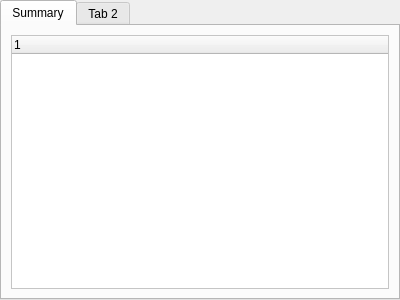
<?xml version="1.0" encoding="UTF-8"?>
<ui version="4.0">
 <class>wRI_Project</class>
 <widget class="QDialog" name="wRI_Project">
  <property name="geometry">
   <rect>
    <x>0</x>
    <y>0</y>
    <width>400</width>
    <height>300</height>
   </rect>
  </property>
  <property name="windowTitle">
   <string>Dialog</string>
  </property>
  <layout class="QGridLayout" name="gridLayout">
   <property name="leftMargin">
    <number>0</number>
   </property>
   <property name="topMargin">
    <number>0</number>
   </property>
   <property name="rightMargin">
    <number>0</number>
   </property>
   <property name="bottomMargin">
    <number>0</number>
   </property>
   <property name="spacing">
    <number>0</number>
   </property>
   <item row="0" column="0">
    <widget class="QTabWidget" name="tabWidget">
     <property name="palette">
      <palette>
       <active>
        <colorrole role="Base">
         <brush brushstyle="SolidPattern">
          <color alpha="255">
           <red>255</red>
           <green>255</green>
           <blue>255</blue>
          </color>
         </brush>
        </colorrole>
        <colorrole role="Window">
         <brush brushstyle="SolidPattern">
          <color alpha="255">
           <red>255</red>
           <green>255</green>
           <blue>255</blue>
          </color>
         </brush>
        </colorrole>
       </active>
       <inactive>
        <colorrole role="Base">
         <brush brushstyle="SolidPattern">
          <color alpha="255">
           <red>255</red>
           <green>255</green>
           <blue>255</blue>
          </color>
         </brush>
        </colorrole>
        <colorrole role="Window">
         <brush brushstyle="SolidPattern">
          <color alpha="255">
           <red>255</red>
           <green>255</green>
           <blue>255</blue>
          </color>
         </brush>
        </colorrole>
       </inactive>
       <disabled>
        <colorrole role="Base">
         <brush brushstyle="SolidPattern">
          <color alpha="255">
           <red>255</red>
           <green>255</green>
           <blue>255</blue>
          </color>
         </brush>
        </colorrole>
        <colorrole role="Window">
         <brush brushstyle="SolidPattern">
          <color alpha="255">
           <red>255</red>
           <green>255</green>
           <blue>255</blue>
          </color>
         </brush>
        </colorrole>
       </disabled>
      </palette>
     </property>
     <property name="currentIndex">
      <number>0</number>
     </property>
     <widget class="QWidget" name="tab">
      <attribute name="title">
       <string>Summary</string>
      </attribute>
      <layout class="QGridLayout" name="gridLayout_2">
       <item row="0" column="0">
        <widget class="QTreeWidget" name="treeWidget_summary">
         <column>
          <property name="text">
           <string notr="true">1</string>
          </property>
         </column>
        </widget>
       </item>
      </layout>
     </widget>
     <widget class="QWidget" name="tab_2">
      <attribute name="title">
       <string>Tab 2</string>
      </attribute>
     </widget>
    </widget>
   </item>
  </layout>
 </widget>
 <resources/>
 <connections/>
</ui>
